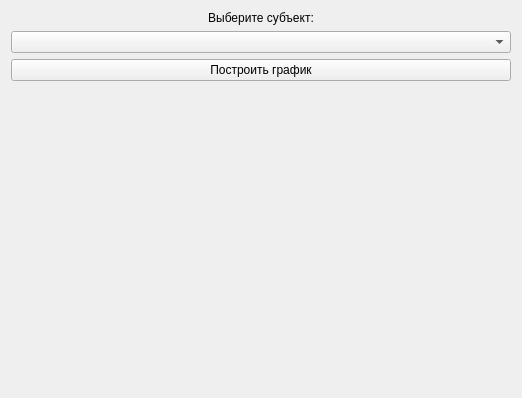
<?xml version="1.0" encoding="UTF-8"?>
<ui version="4.0">
 <class>Form</class>
 <widget class="QWidget" name="Form">
  <property name="geometry">
   <rect>
    <x>0</x>
    <y>0</y>
    <width>518</width>
    <height>392</height>
   </rect>
  </property>
  <property name="windowTitle">
   <string>Form</string>
  </property>
  <layout class="QVBoxLayout" name="verticalLayout">
   <item>
    <widget class="QLabel" name="label">
     <property name="maximumSize">
      <size>
       <width>16777215</width>
       <height>25</height>
      </size>
     </property>
     <property name="text">
      <string>Выберите субъект:</string>
     </property>
     <property name="alignment">
      <set>Qt::AlignCenter</set>
     </property>
    </widget>
   </item>
   <item>
    <widget class="QComboBox" name="comboBox">
     <property name="maximumSize">
      <size>
       <width>16777215</width>
       <height>25</height>
      </size>
     </property>
    </widget>
   </item>
   <item>
    <widget class="QPushButton" name="pushButton">
     <property name="maximumSize">
      <size>
       <width>16777215</width>
       <height>25</height>
      </size>
     </property>
     <property name="text">
      <string>Построить график</string>
     </property>
    </widget>
   </item>
   <item>
    <widget class="QWidget" name="matplotlib_widget" native="true">
     <property name="minimumSize">
      <size>
       <width>500</width>
       <height>300</height>
      </size>
     </property>
    </widget>
   </item>
  </layout>
 </widget>
 <resources/>
 <connections/>
</ui>
